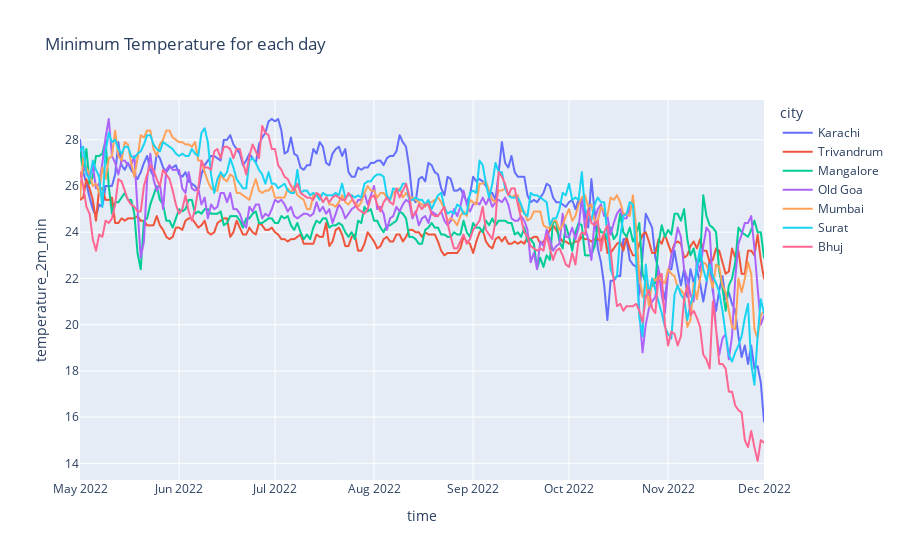
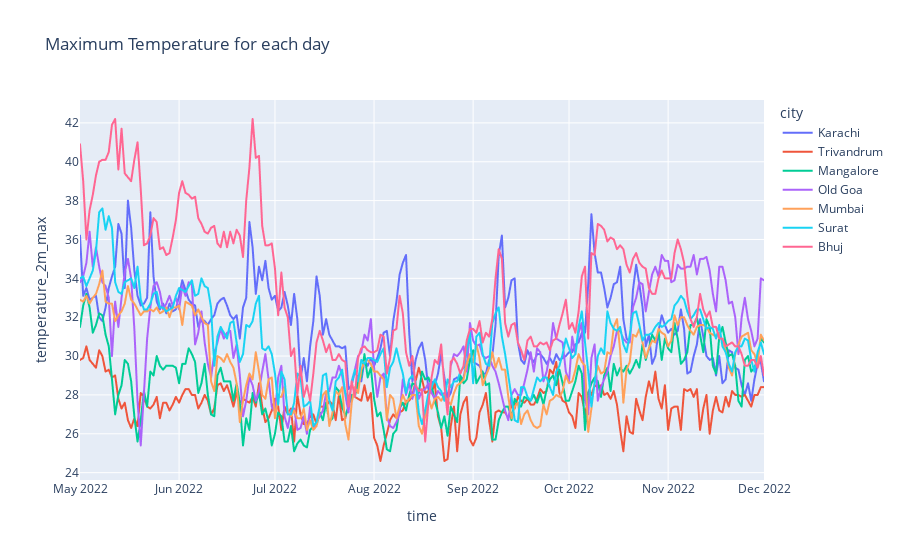
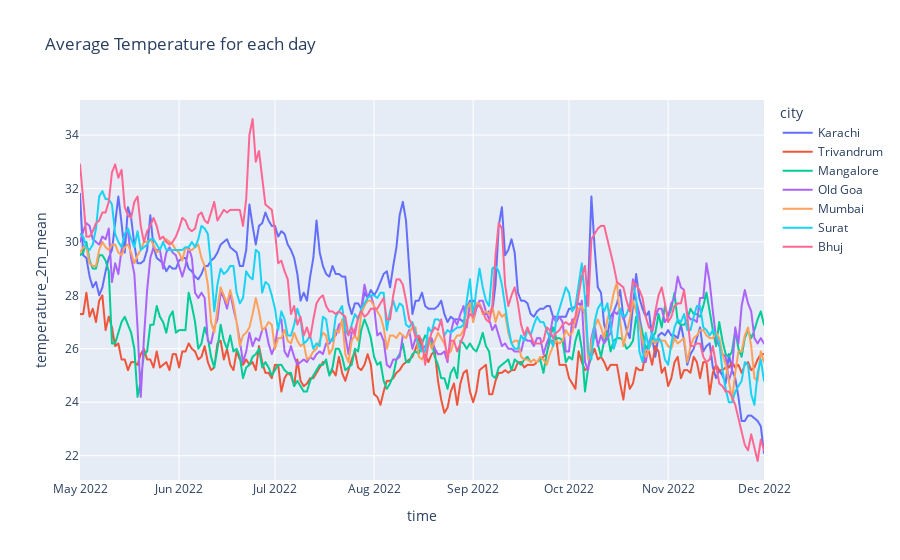

Notebook code for these charts, in order:
### Markdown cell above
### Minimum Temperature and Maximum Temperature Plot

### Code cell
fig = px.line(df, x="time", y="temperature_2m_min", title='Minimum Temperature for each day',color='city')
fig2 = px.line(df, x="time", y="temperature_2m_max", title='Maximum Temperature for each day',color='city')
fig3 = px.line(df, x="time", y="temperature_2m_mean", title='Average Temperature for each day',color='city')

fig.show()
fig2.show()
fig3.show()

### Figure 1 — Plotly figure (JSON) as saved in the notebook; plotly's stock layout.template omitted (floating-point values rounded to 4 significant figures; data arrays with more than 128 entries replaced by an {"elided": "..."} marker saying what was removed)
{"data": [{"hovertemplate": "city=Karachi<br>time=%{x}<br>temperature_2m_min=%{y}<extra></extra>", "legendgroup": "Karachi", "line": {"color": "#636efa", "dash": "solid"}, "marker": {"symbol": "circle"}, "mode": "lines", "name": "Karachi", "showlegend": true, "type": "scattergl", "x": {"elided": "215 str values"}, "xaxis": "x", "y": {"elided": "215 float values"}, "yaxis": "y"}, {"hovertemplate": "city=Trivandrum<br>time=%{x}<br>temperature_2m_min=%{y}<extra></extra>", "legendgroup": "Trivandrum", "line": {"color": "#EF553B", "dash": "solid"}, "marker": {"symbol": "circle"}, "mode": "lines", "name": "Trivandrum", "showlegend": true, "type": "scattergl", "x": {"elided": "215 str values"}, "xaxis": "x", "y": {"elided": "215 float values"}, "yaxis": "y"}, {"hovertemplate": "city=Mangalore<br>time=%{x}<br>temperature_2m_min=%{y}<extra></extra>", "legendgroup": "Mangalore", "line": {"color": "#00cc96", "dash": "solid"}, "marker": {"symbol": "circle"}, "mode": "lines", "name": "Mangalore", "showlegend": true, "type": "scattergl", "x": {"elided": "215 str values"}, "xaxis": "x", "y": {"elided": "215 float values"}, "yaxis": "y"}, {"hovertemplate": "city=Old Goa<br>time=%{x}<br>temperature_2m_min=%{y}<extra></extra>", "legendgroup": "Old Goa", "line": {"color": "#ab63fa", "dash": "solid"}, "marker": {"symbol": "circle"}, "mode": "lines", "name": "Old Goa", "showlegend": true, "type": "scattergl", "x": {"elided": "215 str values"}, "xaxis": "x", "y": {"elided": "215 float values"}, "yaxis": "y"}, {"hovertemplate": "city=Mumbai <br>time=%{x}<br>temperature_2m_min=%{y}<extra></extra>", "legendgroup": "Mumbai ", "line": {"color": "#FFA15A", "dash": "solid"}, "marker": {"symbol": "circle"}, "mode": "lines", "name": "Mumbai ", "showlegend": true, "type": "scattergl", "x": {"elided": "215 str values"}, "xaxis": "x", "y": {"elided": "215 float values"}, "yaxis": "y"}, {"hovertemplate": "city=Surat<br>time=%{x}<br>temperature_2m_min=%{y}<extra></extra>", "legendgroup": "Surat", "line": {"color": "#19d3f3", "dash": "solid"}, "marker": {"symbol": "circle"}, "mode": "lines", "name": "Surat", "showlegend": true, "type": "scattergl", "x": {"elided": "215 str values"}, "xaxis": "x", "y": {"elided": "215 float values"}, "yaxis": "y"}, {"hovertemplate": "city=Bhuj<br>time=%{x}<br>temperature_2m_min=%{y}<extra></extra>", "legendgroup": "Bhuj", "line": {"color": "#FF6692", "dash": "solid"}, "marker": {"symbol": "circle"}, "mode": "lines", "name": "Bhuj", "showlegend": true, "type": "scattergl", "x": {"elided": "215 str values"}, "xaxis": "x", "y": {"elided": "215 float values"}, "yaxis": "y"}], "layout": {"legend": {"title": {"text": "city"}, "tracegroupgap": 0}, "title": {"text": "Minimum Temperature for each day"}, "xaxis": {"anchor": "y", "domain": [0, 1], "title": {"text": "time"}}, "yaxis": {"anchor": "x", "domain": [0, 1], "title": {"text": "temperature_2m_min"}}}}

### Figure 2 — Plotly figure (JSON) as saved in the notebook; plotly's stock layout.template omitted (floating-point values rounded to 4 significant figures; data arrays with more than 128 entries replaced by an {"elided": "..."} marker saying what was removed)
{"data": [{"hovertemplate": "city=Karachi<br>time=%{x}<br>temperature_2m_max=%{y}<extra></extra>", "legendgroup": "Karachi", "line": {"color": "#636efa", "dash": "solid"}, "marker": {"symbol": "circle"}, "mode": "lines", "name": "Karachi", "showlegend": true, "type": "scattergl", "x": {"elided": "215 str values"}, "xaxis": "x", "y": {"elided": "215 float values"}, "yaxis": "y"}, {"hovertemplate": "city=Trivandrum<br>time=%{x}<br>temperature_2m_max=%{y}<extra></extra>", "legendgroup": "Trivandrum", "line": {"color": "#EF553B", "dash": "solid"}, "marker": {"symbol": "circle"}, "mode": "lines", "name": "Trivandrum", "showlegend": true, "type": "scattergl", "x": {"elided": "215 str values"}, "xaxis": "x", "y": {"elided": "215 float values"}, "yaxis": "y"}, {"hovertemplate": "city=Mangalore<br>time=%{x}<br>temperature_2m_max=%{y}<extra></extra>", "legendgroup": "Mangalore", "line": {"color": "#00cc96", "dash": "solid"}, "marker": {"symbol": "circle"}, "mode": "lines", "name": "Mangalore", "showlegend": true, "type": "scattergl", "x": {"elided": "215 str values"}, "xaxis": "x", "y": {"elided": "215 float values"}, "yaxis": "y"}, {"hovertemplate": "city=Old Goa<br>time=%{x}<br>temperature_2m_max=%{y}<extra></extra>", "legendgroup": "Old Goa", "line": {"color": "#ab63fa", "dash": "solid"}, "marker": {"symbol": "circle"}, "mode": "lines", "name": "Old Goa", "showlegend": true, "type": "scattergl", "x": {"elided": "215 str values"}, "xaxis": "x", "y": {"elided": "215 float values"}, "yaxis": "y"}, {"hovertemplate": "city=Mumbai <br>time=%{x}<br>temperature_2m_max=%{y}<extra></extra>", "legendgroup": "Mumbai ", "line": {"color": "#FFA15A", "dash": "solid"}, "marker": {"symbol": "circle"}, "mode": "lines", "name": "Mumbai ", "showlegend": true, "type": "scattergl", "x": {"elided": "215 str values"}, "xaxis": "x", "y": {"elided": "215 float values"}, "yaxis": "y"}, {"hovertemplate": "city=Surat<br>time=%{x}<br>temperature_2m_max=%{y}<extra></extra>", "legendgroup": "Surat", "line": {"color": "#19d3f3", "dash": "solid"}, "marker": {"symbol": "circle"}, "mode": "lines", "name": "Surat", "showlegend": true, "type": "scattergl", "x": {"elided": "215 str values"}, "xaxis": "x", "y": {"elided": "215 float values"}, "yaxis": "y"}, {"hovertemplate": "city=Bhuj<br>time=%{x}<br>temperature_2m_max=%{y}<extra></extra>", "legendgroup": "Bhuj", "line": {"color": "#FF6692", "dash": "solid"}, "marker": {"symbol": "circle"}, "mode": "lines", "name": "Bhuj", "showlegend": true, "type": "scattergl", "x": {"elided": "215 str values"}, "xaxis": "x", "y": {"elided": "215 float values"}, "yaxis": "y"}], "layout": {"legend": {"title": {"text": "city"}, "tracegroupgap": 0}, "title": {"text": "Maximum Temperature for each day"}, "xaxis": {"anchor": "y", "domain": [0, 1], "title": {"text": "time"}}, "yaxis": {"anchor": "x", "domain": [0, 1], "title": {"text": "temperature_2m_max"}}}}

### Figure 3 — Plotly figure (JSON) as saved in the notebook; plotly's stock layout.template omitted (floating-point values rounded to 4 significant figures; data arrays with more than 128 entries replaced by an {"elided": "..."} marker saying what was removed)
{"data": [{"hovertemplate": "city=Karachi<br>time=%{x}<br>temperature_2m_mean=%{y}<extra></extra>", "legendgroup": "Karachi", "line": {"color": "#636efa", "dash": "solid"}, "marker": {"symbol": "circle"}, "mode": "lines", "name": "Karachi", "showlegend": true, "type": "scattergl", "x": {"elided": "215 str values"}, "xaxis": "x", "y": {"elided": "215 float values"}, "yaxis": "y"}, {"hovertemplate": "city=Trivandrum<br>time=%{x}<br>temperature_2m_mean=%{y}<extra></extra>", "legendgroup": "Trivandrum", "line": {"color": "#EF553B", "dash": "solid"}, "marker": {"symbol": "circle"}, "mode": "lines", "name": "Trivandrum", "showlegend": true, "type": "scattergl", "x": {"elided": "215 str values"}, "xaxis": "x", "y": {"elided": "215 float values"}, "yaxis": "y"}, {"hovertemplate": "city=Mangalore<br>time=%{x}<br>temperature_2m_mean=%{y}<extra></extra>", "legendgroup": "Mangalore", "line": {"color": "#00cc96", "dash": "solid"}, "marker": {"symbol": "circle"}, "mode": "lines", "name": "Mangalore", "showlegend": true, "type": "scattergl", "x": {"elided": "215 str values"}, "xaxis": "x", "y": {"elided": "215 float values"}, "yaxis": "y"}, {"hovertemplate": "city=Old Goa<br>time=%{x}<br>temperature_2m_mean=%{y}<extra></extra>", "legendgroup": "Old Goa", "line": {"color": "#ab63fa", "dash": "solid"}, "marker": {"symbol": "circle"}, "mode": "lines", "name": "Old Goa", "showlegend": true, "type": "scattergl", "x": {"elided": "215 str values"}, "xaxis": "x", "y": {"elided": "215 float values"}, "yaxis": "y"}, {"hovertemplate": "city=Mumbai <br>time=%{x}<br>temperature_2m_mean=%{y}<extra></extra>", "legendgroup": "Mumbai ", "line": {"color": "#FFA15A", "dash": "solid"}, "marker": {"symbol": "circle"}, "mode": "lines", "name": "Mumbai ", "showlegend": true, "type": "scattergl", "x": {"elided": "215 str values"}, "xaxis": "x", "y": {"elided": "215 float values"}, "yaxis": "y"}, {"hovertemplate": "city=Surat<br>time=%{x}<br>temperature_2m_mean=%{y}<extra></extra>", "legendgroup": "Surat", "line": {"color": "#19d3f3", "dash": "solid"}, "marker": {"symbol": "circle"}, "mode": "lines", "name": "Surat", "showlegend": true, "type": "scattergl", "x": {"elided": "215 str values"}, "xaxis": "x", "y": {"elided": "215 float values"}, "yaxis": "y"}, {"hovertemplate": "city=Bhuj<br>time=%{x}<br>temperature_2m_mean=%{y}<extra></extra>", "legendgroup": "Bhuj", "line": {"color": "#FF6692", "dash": "solid"}, "marker": {"symbol": "circle"}, "mode": "lines", "name": "Bhuj", "showlegend": true, "type": "scattergl", "x": {"elided": "215 str values"}, "xaxis": "x", "y": {"elided": "215 float values"}, "yaxis": "y"}], "layout": {"legend": {"title": {"text": "city"}, "tracegroupgap": 0}, "title": {"text": "Average Temperature for each day"}, "xaxis": {"anchor": "y", "domain": [0, 1], "title": {"text": "time"}}, "yaxis": {"anchor": "x", "domain": [0, 1], "title": {"text": "temperature_2m_mean"}}}}
